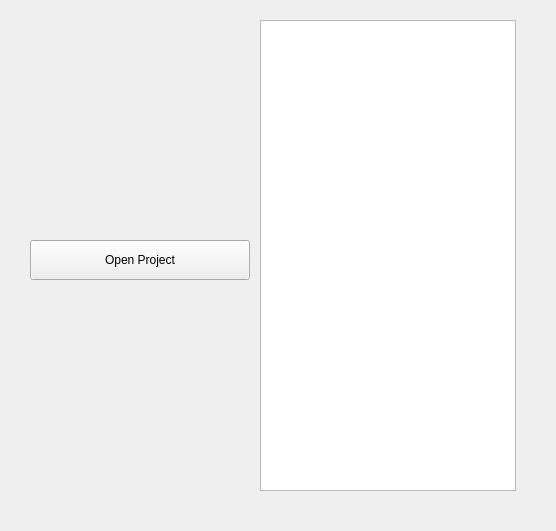
<?xml version="1.0" encoding="UTF-8"?>
<ui version="4.0">
 <class>Frame</class>
 <widget class="QFrame" name="Frame">
  <property name="geometry">
   <rect>
    <x>0</x>
    <y>0</y>
    <width>556</width>
    <height>531</height>
   </rect>
  </property>
  <property name="windowTitle">
   <string>Frame</string>
  </property>
  <widget class="QToolButton" name="toolButtonInicio">
   <property name="enabled">
    <bool>true</bool>
   </property>
   <property name="geometry">
    <rect>
     <x>30</x>
     <y>240</y>
     <width>220</width>
     <height>40</height>
    </rect>
   </property>
   <property name="sizePolicy">
    <sizepolicy hsizetype="Maximum" vsizetype="Fixed">
     <horstretch>0</horstretch>
     <verstretch>0</verstretch>
    </sizepolicy>
   </property>
   <property name="text">
    <string>Open Project</string>
   </property>
   <property name="icon">
    <iconset>
     <normaloff>../Images/Icons/ICO_carpeta.png</normaloff>../Images/Icons/ICO_carpeta.png</iconset>
   </property>
   <property name="iconSize">
    <size>
     <width>26</width>
     <height>26</height>
    </size>
   </property>
   <property name="popupMode">
    <enum>QToolButton::DelayedPopup</enum>
   </property>
   <property name="toolButtonStyle">
    <enum>Qt::ToolButtonTextBesideIcon</enum>
   </property>
  </widget>
  <widget class="QListWidget" name="listWidget">
   <property name="geometry">
    <rect>
     <x>260</x>
     <y>20</y>
     <width>256</width>
     <height>471</height>
    </rect>
   </property>
  </widget>
  <widget class="QLabel" name="label">
   <property name="geometry">
    <rect>
     <x>30</x>
     <y>70</y>
     <width>220</width>
     <height>170</height>
    </rect>
   </property>
   <property name="text">
    <string/>
   </property>
   <property name="pixmap">
    <pixmap>../Images/Boton_2.PNG</pixmap>
   </property>
   <property name="scaledContents">
    <bool>true</bool>
   </property>
   <property name="alignment">
    <set>Qt::AlignCenter</set>
   </property>
   <property name="wordWrap">
    <bool>false</bool>
   </property>
  </widget>
 </widget>
 <resources/>
 <connections/>
</ui>
